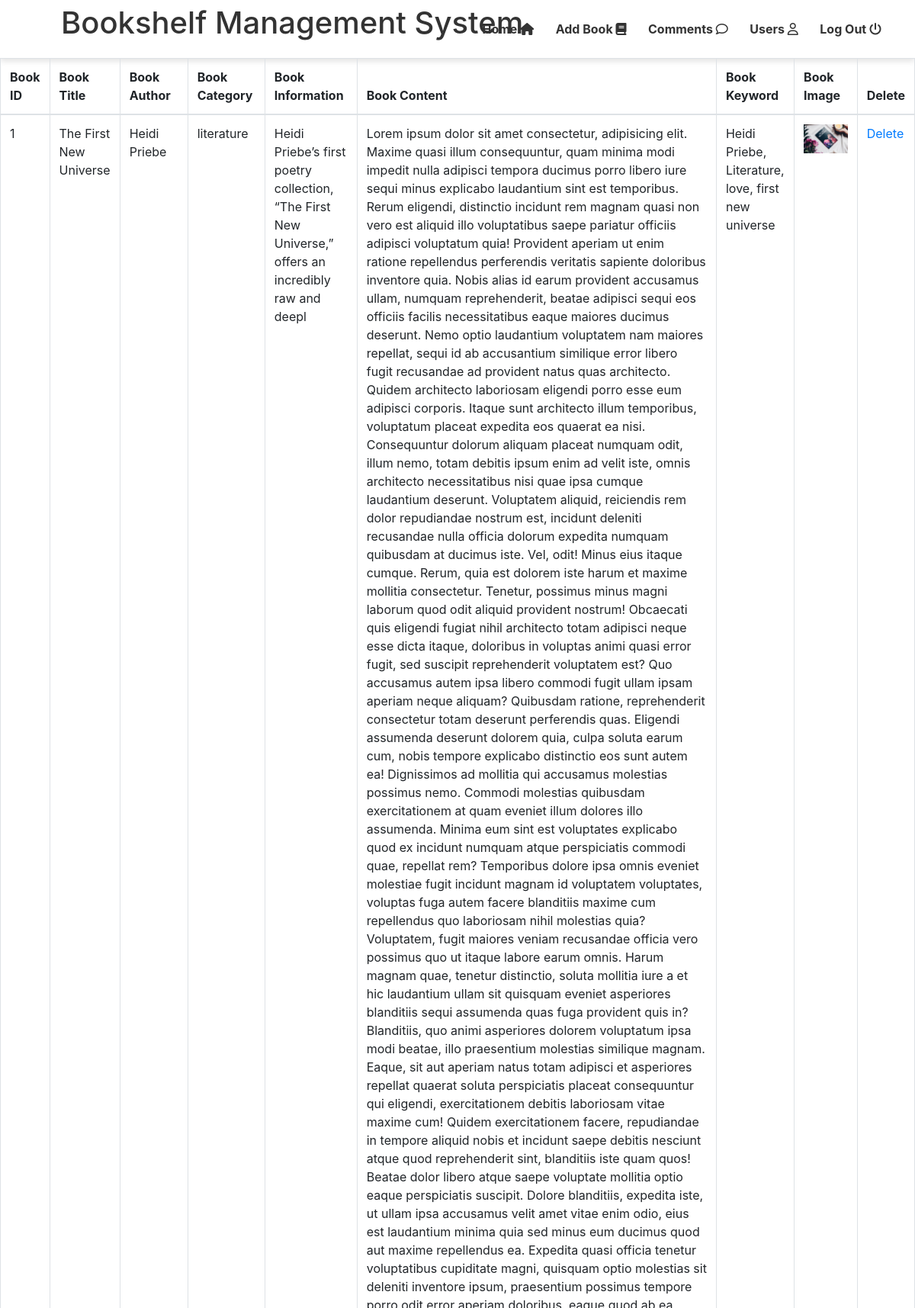
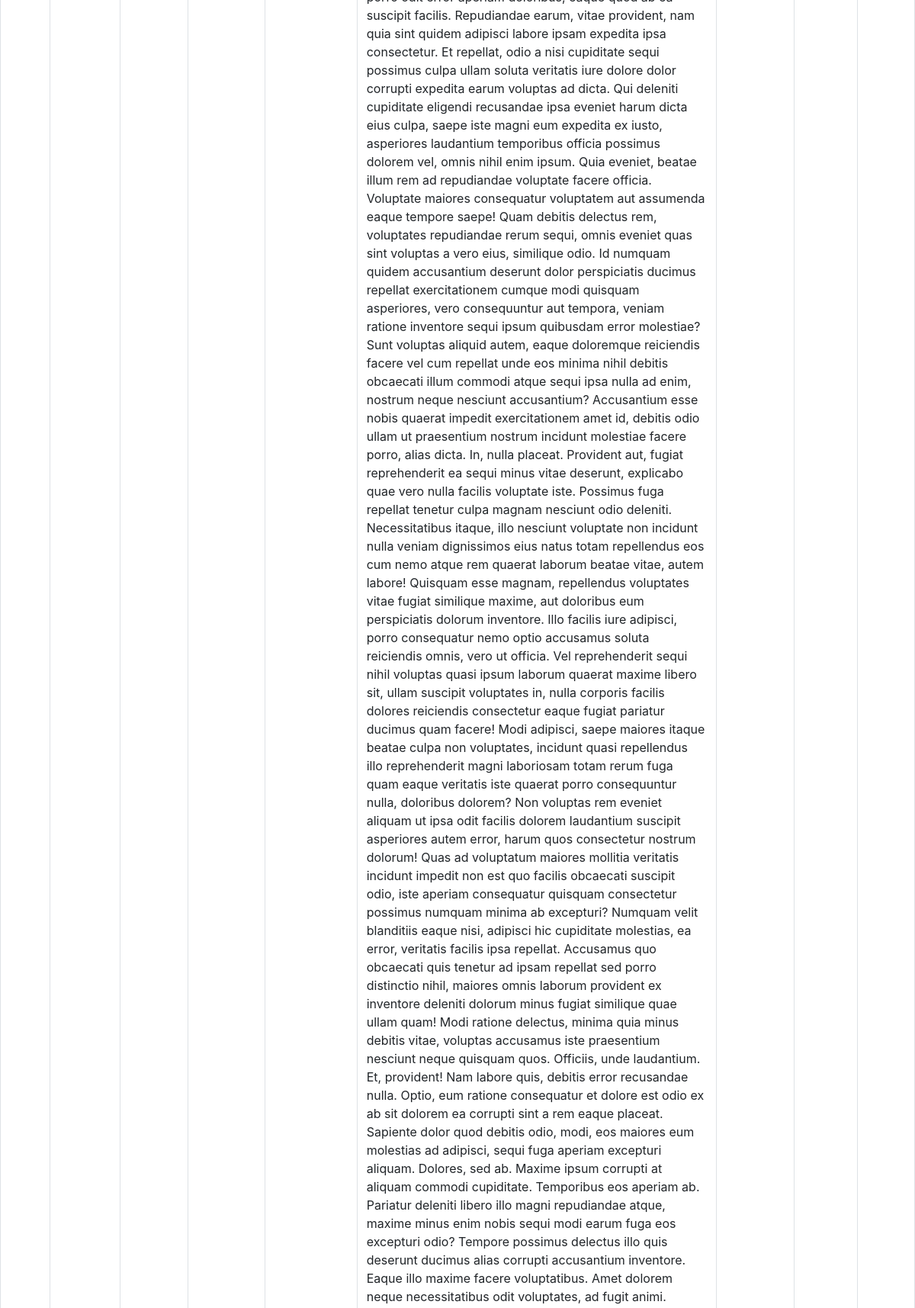
Page /admin_home.php (upper part) on the committed database (2 pictures, top to bottom).
### tables this page shows
CREATE TABLE `books` (
  `book_id` int(10) NOT NULL,
  `book_title` varchar(100) NOT NULL,
  `book_author` varchar(100) NOT NULL,
  `book_category` varchar(50) NOT NULL,
  `book_info` varchar(300) NOT NULL,
  `book_content` mediumtext NOT NULL,
  `book_keyword` varchar(100) NOT NULL,
  `book_img` text NOT NULL
);

### admin_home.php (the view, shortened to what this page needs)
<!DOCTYPE html>
<html lang="en">
<head>
    <link rel="stylesheet" href="css/style.css">
    <link rel="stylesheet" href="https://maxcdn.bootstrapcdn.com/bootstrap/4.5.2/css/bootstrap.min.css">
</head>
<body>
  <header id="header">
   <h1><a class="logo" href="admin_home.php">Bookshelf Management System</a></h1>
   <nav id="nav">
    <ul>
        <li><a href="admin_home.php">Home <i class="fas fa-home"></i></a> </li>
        <li><a href="add_book.php">Add Book <i class="fas fa-book"></i></a></li>
        <li><a href="comment.php">Comments <i class="far fa-comment"></i></a> </li>
        <li><a href="users.php">Users <i class="far fa-user"></i></a> </li>
        <li><a href="logout.php">Log Out <i class="fas fa-power-off"></i></a></li>
     </ul>
    </nav>
</header>
<form action="" method="post">
    <table class="table table-bordered">
    <thead>
    <tr>
        <th>Book ID</th>
        <th>Book Title</th>
        <th>Book Author</th>
        <th>Book Category</th>
        <th>Book Information</th>
        <th>Book Content</th>
        <th>Book Keyword</th>
        <th>Book Image</th>
        <th>Delete</th>
    </tr>
    </thead>
    <tbody>
<?php
    $conn= mysqli_connect('localhost', 'root', '', 'bookshelf');
    $sql= "SELECT * FROM books";
    $select_books= mysqli_query($conn,$sql);
    while($row=mysqli_fetch_assoc($select_books)){
        $book_id=$row['book_id'];
        $book_title=$row['book_title'];
        $book_author=$row['book_author'];
        $book_category=$row['book_category'];
        $book_info=$row['book_info'];
        $book_content=$row['book_content'];
        $book_keyword=$row['book_keyword'];
        $book_image=$row['book_img'];
        echo "<tr>";
        echo "<td>$book_id</td>";
        echo "<td>$book_title</td>";
        echo "<td>$book_author</td>";
        echo "<td>$book_category</td>";
        echo "<td>$book_info</td>";
        echo "<td>$book_content</td>";
        echo "<td>$book_keyword</td>";
        echo "<td><img width=300 src='./image/$book_image' alt='images'></td>";
        echo "<td><a href='admin_home.php?delete={$book_id}'>Delete</a> </td>";
        echo "</tr>";
    }
 ?>
    </tbody>
    </table>
</form>
</body>
</html>

### css/style.css (style rules this page uses)
* { box-sizing: border-box; margin:0; padding: 0; }
body { font-family: 'Raleway', sans-serif; }
a { text-decoration: none !important; }
#header { background-color: #fff; color: #222; cursor: default; height: 4.75em; box-shadow: 0 4px 8px 0 rgba(0, 0, 0, 0.12); width: 100%; z-index: 10000; }
#header h1 { line-height: 4.75em; line-height: inherit; margin-left: 80px; padding: 0; }
#header h1 a { font-size: 40px; color: #333; }
#header nav { position: absolute; right: 2.75em; top: 0; vertical-align: middle; }
#header nav > ul { list-style: none; margin: 0; padding-left: 0; }
#header nav > ul > li { line-height: 4.75em; border-radius: 4px; display: inline-block; margin-left: 1.5em; padding-left: 0; }
#header nav > ul > li a { transition: color 0.3s ease-in-out; color: #333; display: inline-block; text-decoration: none; font-weight: bold; }
img { width: 100%; }

### rows in the picture
books: book_id "1", book_title "The First New Universe", book_author "Heidi Priebe", book_category "literature", book_info "Heidi Priebe’s first poetry collection, “The First New Universe,” offers an incredibly raw and deepl", book_content "Lorem ipsum dolor sit amet consectetur, adipisicing elit. Maxime quasi illum consequuntur, quam minima modi impedit nulla adipisci tempora ducimus porro libero iure sequi minus explicabo laudantium sint est temporibus. Rerum eligendi, distinctio incidunt rem magnam quasi non vero est aliquid illo voluptatibus saepe pariatur officiis adipisci voluptatum quia! Provident aperiam ut enim ratione repellendus perferendis veritatis sapiente doloribus inventore quia. Nobis alias id earum provident accusamus ullam, numquam reprehenderit, beatae adipisci sequi eos officiis facilis necessitatibus eaque maiores ducimus deserunt. Nemo optio laudantium voluptatem nam maiores repellat, sequi id ab…", book_keyword "Heidi Priebe, Literature, love, first new universe", book_img (picture)
